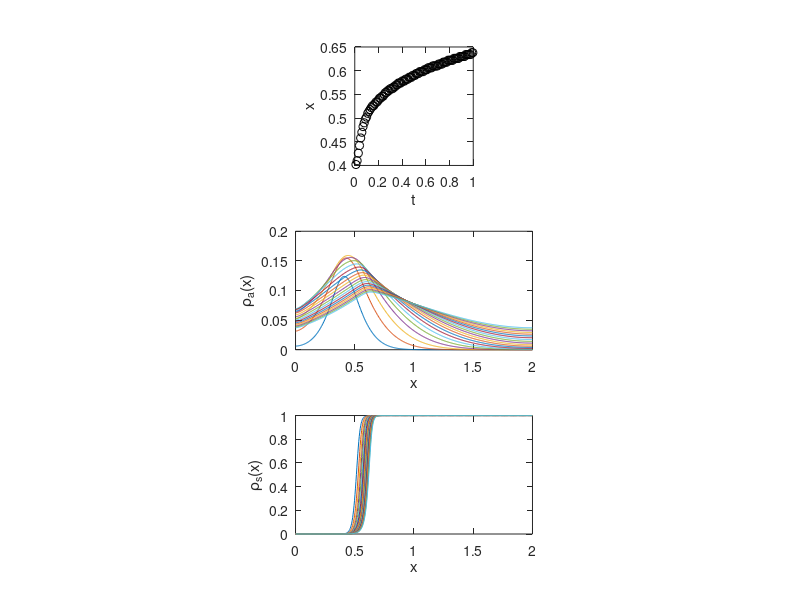

Write MATLAB code to recreate this figure. (Note: this script raises an error after producing the figure.)
clear all; close all; clc;
%datMat=load('tunneling.txt');
datMat=load('partial_tunneling.txt');
%addpath('/Users/mahadevan-group/Documents/MATLAB/matlab2tikz/src');
addpath('/home/kalyani/Documents/MATLAB/matlab2tikz-matlab2tikz-56c94a1/src');

len = size(datMat);
x = datMat(:,1);
%x = spread_phase(1,:)-5*pi;
kind = 2;
nr = 3;
nc = 1;

maxEvol = [];
xilLoc = [];
tabX = [];
for ind = 1:(len(2)/3-1)
    cp = datMat(:,kind);
    rhoa = datMat(:,kind+1);
    rhos = datMat(:,kind+2);
    
    ixLoc = find(rhoa == max(rhoa));
    %ixLoc = find(abs(rhos - 0.5) <= 0.05);
    xiL(ind) = x(ixLoc(1));
    
    subplot(nr,nc,1);
    %semilogy(kind,xiL,'ko'); hold on;
    plot(ind/(len(2)/3-1),xiL(ind),'ko'); hold on;
    tabX(ind, :) = [ind/(len(2)/3-1) xiL(ind)];
    pbaspect([1 1 1]);
    xlabel('t');
    ylabel('x');
    
    %     ixLoc = find(cp == max(cp));
    %     xiL = x(ixLoc);
    %
    %     subplot(nr,nc,5);
    %     loglog(kind,-xiL,'ko'); hold on;
    %     xilLoc(ind,:) = [kind -xiL];
    %     pbaspect([1 1 1]);
    %     xlabel('t');
    %     ylabel('x');
    %
    %     subplot(nr,nc,6);
    %     plot(kind,max(cp),'ko'); hold on;
    %     plot(kind,max(rhob),'ro');
    %     maxEvol(ind,:) = [kind max(cp) max(rhob)];
    %     pbaspect([1 1 1]);
    %     xlabel('t');
    %     ylabel('Amplitude');
    if rem(ind,5) == 0
        
        %         subplot(nr,nc,1);
        %         %plot(x,rhob./max(rhob)); hold on;
        %         plot(x,rhoa); hold on;
        %         xlabel('x');
        %         ylabel('c_p(x)');
        %         pbaspect([2 1 1]);
        
        subplot(nr,nc,2);
        %     plot(x,cp./max(cp)); hold on;
        plot(x,cp); hold on;
        xlabel('x');
        ylabel('\rho_a(x)');
        pbaspect([2 1 1]);
        
        subplot(nr,nc,3);
        %     plot(x,cp./max(cp)); hold on;
        plot(x,rhos); hold on;
        xlabel('x');
        ylabel('\rho_s(x)');
        pbaspect([2 1 1]);
        
        
        %         subplot(nr,nc,4);
        %         plot(-x./xiL,cp./max(cp)); hold on;
        % %         xiLFull = [xiLFull -x'./xiL];
        %         cpScFull = [cpScFull -x'./xiL cp'./max(cp)];
        %         xlim([-2.5 2.5]);
        %         pbaspect([2 1 1]);
        %         xlabel('\tilde{x}');
        %         ylabel('\varrho(x)/max(\varrho)');
        %
        %
        %         %     subplot(nr,nc,5);
        %         ixLoc = find(rhob >= 1e-2);
        %         xiL = min(x(ixLoc));
        %         %     plot(kind,xiL,'ko'); hold on;
        %         %     pbaspect([1 1 1]);
        %         subplot(nr,nc,3);
        %         plot(-x./xiL,rhob./max(rhob)); hold on;
        % %         xiLRhoFull = [xiLRhoFull -x'./xiL];
        %         rhoScFull = [rhoScFull -x'./xiL rhob'./max(rhob)];
        %
        %         xlim([-2.5 2.5]);
        %         pbaspect([2 1 1]);
        %         xlabel('\tilde{x}');
        %         ylabel('c_p(x)/max(c_p)');
        
    end
    kind = kind + 3;
end
writematrix(tabX,'xLocPartialTunnel.txt','Delimiter','\t');
% writematrix(cpFull(1:2:end,:),'cpFull.txt','Delimiter','\t');
% writematrix(rhoFull(1:2:end,:),'rhoFull.txt','Delimiter','\t');
% writematrix(cpScFull(1:2:end,:),'cpScFull.txt','Delimiter','\t');
% writematrix(rhoScFull(1:2:end,:),'rhoScFull.txt','Delimiter','\t');
% writematrix(maxEvol,'maxEvol.txt','Delimiter','\t');
% writematrix(xilLoc,'xilLoc.txt','Delimiter','\t');
%  cleanfigure; matlab2tikz('1D_growth.tex');